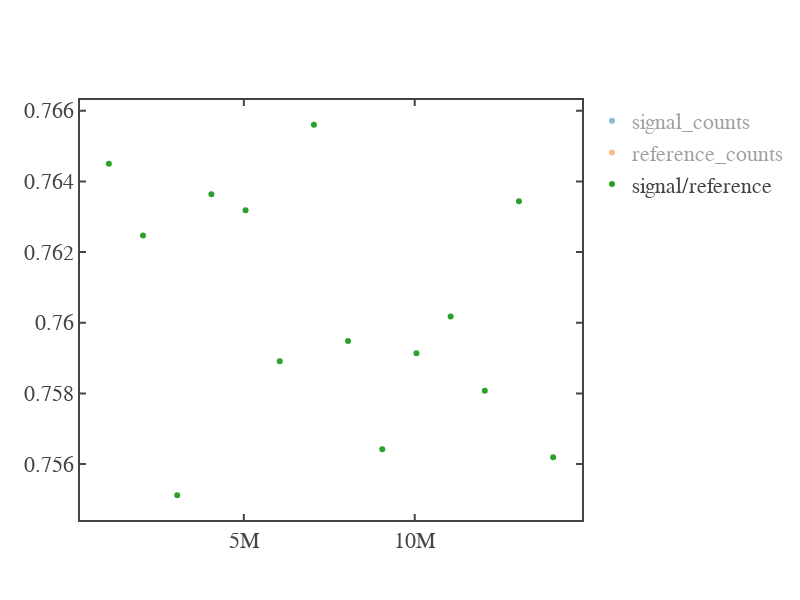

The notebook cell saved with this chart:
### Code cell
# For Delay Measurement

fig = go.Figure()
fig.add_scatter(x=time_axis[1:],y=signal_samples[1:],mode='markers',name='signal_counts')
fig.add_scatter(x=time_axis[1:],y=reference_samples[1:],mode='markers',name='reference_counts')
fig.add_scatter(x=time_axis[1:],y=signal_photon[1:],mode='markers',name='signal/reference')
fig.update_layout(template = fig_template,width=800,height=600)
fig.show()

### Figure 1 — Plotly figure (JSON) as saved in the notebook; plotly's stock layout.template omitted (floating-point values rounded to 4 significant figures)
{"data": [{"mode": "markers", "name": "signal_counts", "type": "scatter", "visible": "legendonly", "x": [1050200, 2050200, 3050200, 4050200, 5050200, 6050200, 7050200, 8050200, 9050200, 10050200, 11050200, 12050200, 13050200, 14050200], "y": [2.807, 2.804, 2.793, 2.784, 2.785, 2.776, 2.789, 2.785, 2.775, 2.783, 2.786, 2.77, 2.776, 2.756]}, {"mode": "markers", "name": "reference_counts", "type": "scatter", "visible": "legendonly", "x": [1050200, 2050200, 3050200, 4050200, 5050200, 6050200, 7050200, 8050200, 9050200, 10050200, 11050200, 12050200, 13050200, 14050200], "y": [3.671, 3.678, 3.699, 3.646, 3.649, 3.657, 3.643, 3.667, 3.668, 3.666, 3.665, 3.653, 3.637, 3.645]}, {"mode": "markers", "name": "signal/reference", "type": "scatter", "visible": true, "x": [1050200, 2050200, 3050200, 4050200, 5050200, 6050200, 7050200, 8050200, 9050200, 10050200, 11050200, 12050200, 13050200, 14050200], "y": [0.7645, 0.7625, 0.7551, 0.7636, 0.7632, 0.7589, 0.7656, 0.7595, 0.7564, 0.7591, 0.7602, 0.7581, 0.7634, 0.7562]}], "layout": {"height": 600, "width": 800, "xaxis": {"autorange": true, "range": [205800.0, 14890000.0], "type": "linear"}, "yaxis": {"autorange": true, "range": [0.7544, 0.7663], "type": "linear"}}}
